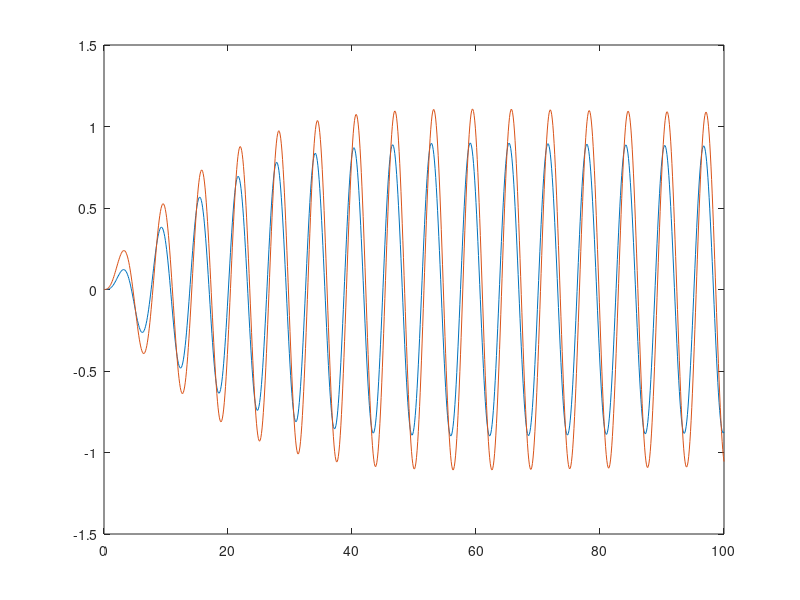

This figure's MATLAB source:
% Modelos y Simulación
% Tema: Simulación MBK 2GDL
% Autor: Gianfranco Salomone
 
clc;
clear all;
 
k2 = 3;
m2 = 5;

b12 = 6;
k12 = 2;

k1 = 7;
m1 = 4;

AA = [      0           1         0          0      ;
       -(k12+k1)/m1  -b12/m1  k12/m1      b12/m1   ;
           0           0         0          1      ;
        k12/m2    b12/m2   -(k2+k12)/m2  -b12/m2 ] ;

BB = [  0  ; 
        0  ;
        0  ;
      1/m2];

CC = [ 1  0  0  0 ;
      0  0  1  0 ];

DD = 0;

tt = 0:0.1:100;
sys = ss(AA, BB, CC, DD);
u = sin(tt);

[Y,t,X] = lsim(sys,u,tt);
plot(t,Y)
